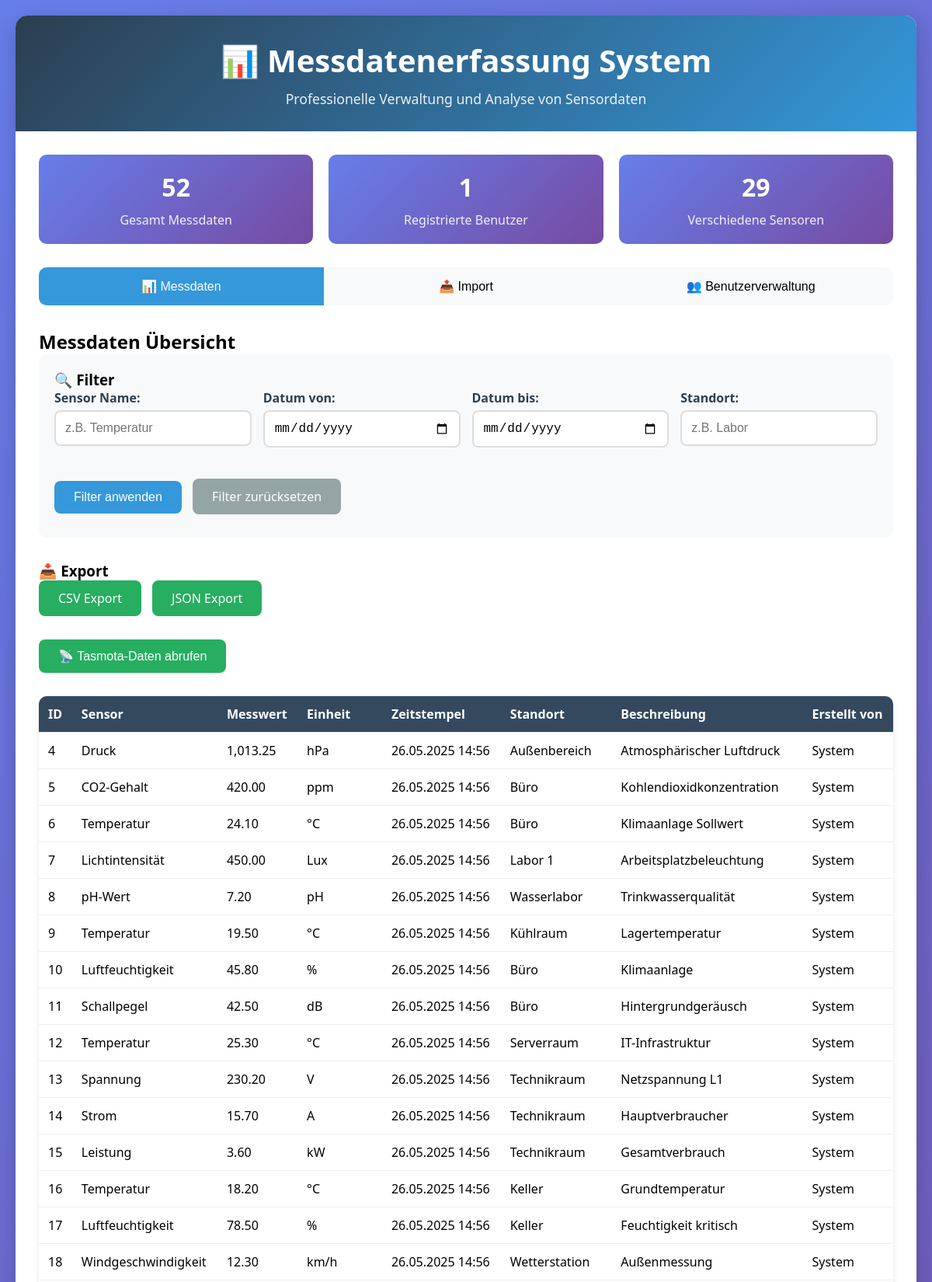
The page / (upper part) on the database its author committed.
### tables this page shows
CREATE TABLE `messdaten` (
  `id` int(11) NOT NULL,
  `sensor_name` varchar(100) NOT NULL,
  `messwert` decimal(10,4) NOT NULL,
  `einheit` varchar(20) NOT NULL,
  `zeitstempel` timestamp NOT NULL DEFAULT current_timestamp(),
  `standort` varchar(100) DEFAULT NULL,
  `beschreibung` text DEFAULT NULL,
  `erstellt_von` varchar(50) DEFAULT NULL
);

### index.php (the view, shortened to what this page needs)
<?php
class Database {
    private $host = 'localhost';
    private $dbname = 'messdaten_db';
    private $username = 'root';
    private $password = '';
    private $pdo;
    public function __construct() {
        try {
            $this->pdo = new PDO(
                "mysql:host={$this->host};dbname={$this->dbname};charset=utf8mb4",
                $this->username,
                $this->password,
                [PDO::ATTR_ERRMODE => PDO::ERRMODE_EXCEPTION]
            );
        } catch (PDOException $e) {
            die("Datenbankverbindung fehlgeschlagen: " . $e->getMessage());
        }
    }
    public function getConnection() {
        return $this->pdo;
    }
    public function setupDatabase() {
        $queries = [
            "CREATE TABLE IF NOT EXISTS users (
                id INT AUTO_INCREMENT PRIMARY KEY,
                username VARCHAR(50) UNIQUE NOT NULL,
                password_hash VARCHAR(255) NOT NULL,
                created_at TIMESTAMP DEFAULT CURRENT_TIMESTAMP
            )",
            "CREATE TABLE IF NOT EXISTS messdaten (
                id INT AUTO_INCREMENT PRIMARY KEY,
                sensor_name VARCHAR(100) NOT NULL,
                messwert DECIMAL(10,4) NOT NULL,
                einheit VARCHAR(20) NOT NULL,
                zeitstempel TIMESTAMP DEFAULT CURRENT_TIMESTAMP,
                standort VARCHAR(100),
                beschreibung TEXT,
                erstellt_von VARCHAR(50),
                INDEX idx_sensor (sensor_name),
                INDEX idx_zeitstempel (zeitstempel)
            )"
        ];
        foreach ($queries as $query) {
            $this->pdo->exec($query);
        }
    }
}
class MessdatenManager {
    private $db;
    public function __construct($database) {
        $this->db = $database->getConnection();
    }
    public function getMessdaten($filters = []) {
        $sql = "SELECT * FROM messdaten WHERE 1=1";
        $params = [];
        $sql .= " ORDER BY zeitstempel DESC";
        $stmt = $this->db->prepare($sql);
        $stmt->execute($params);
        return $stmt->fetchAll(PDO::FETCH_ASSOC);
    }
}
class UserManager {
    private $db;
    public function __construct($database) {
        $this->db = $database->getConnection();
    }
    public function getAllUsers() {
        $stmt = $this->db->prepare("SELECT id, username, created_at FROM users ORDER BY username");
        $stmt->execute();
        return $stmt->fetchAll(PDO::FETCH_ASSOC);
    }
}
$database = new Database();
$database->setupDatabase();
$messdatenManager = new MessdatenManager($database);
$userManager = new UserManager($database);
$filters = [
    'sensor_name' => $_GET['filter_sensor'] ?? '',
    'datum_von' => $_GET['filter_datum_von'] ?? '',
    'datum_bis' => $_GET['filter_datum_bis'] ?? '',
    'standort' => $_GET['filter_standort'] ?? ''
];
$messdaten = $messdatenManager->getMessdaten($filters);
$users = $userManager->getAllUsers();
?>
<!DOCTYPE html>
<html lang="de">
<head>
</head>
<body>
<div class="container">
    <div class="header">
        <h1>📊 Messdatenerfassung System</h1>
        <p>Professionelle Verwaltung und Analyse von Sensordaten</p>
    </div>
    <div class="content">
        <div class="stats">
            <div class="stat-card">
                <div class="stat-number"><?php echo count($messdaten); ?></div>
                <div class="stat-label">Gesamt Messdaten</div>
            </div>
            <div class="stat-card">
                <div class="stat-number"><?php echo count($users); ?></div>
                <div class="stat-label">Registrierte Benutzer</div>
            </div>
            <div class="stat-card">
                <div class="stat-number"><?php echo count(array_unique(array_column($messdaten, 'sensor_name'))); ?></div>
                <div class="stat-label">Verschiedene Sensoren</div>
            </div>
        </div>
        <div class="tabs">
            <button class="tab active" onclick="showTab('messdaten')">📊 Messdaten</button>
            <button class="tab" onclick="showTab('import')">📤 Import</button>
            <button class="tab" onclick="showTab('benutzer')">👥 Benutzerverwaltung</button>
        </div>
        <div id="messdaten" class="tab-content active">
            <h2>Messdaten Übersicht</h2>
            <form method="GET" class="filter-form">
                <h3>🔍 Filter</h3>
                <div class="filter-row">
                    <div class="form-group">
                        <label>Sensor Name:</label>
                        <input type="text" name="filter_sensor" value="<?php echo htmlspecialchars($filters['sensor_name']); ?>" placeholder="z.B. Temperatur">
                    </div>
                    <div class="form-group">
                        <label>Datum von:</label>
                        <input type="date" name="filter_datum_von" value="<?php echo htmlspecialchars($filters['datum_von']); ?>">
                    </div>
                    <div class="form-group">
                        <label>Datum bis:</label>
                        <input type="date" name="filter_datum_bis" value="<?php echo htmlspecialchars($filters['datum_bis']); ?>">
                    </div>
                    <div class="form-group">
                        <label>Standort:</label>
                        <input type="text" name="filter_standort" value="<?php echo htmlspecialchars($filters['standort']); ?>" placeholder="z.B. Labor">
                    </div>
                </div>
                <button type="submit" class="btn">Filter anwenden</button>
                <a href="?" class="btn" style="background: #95a5a6;">Filter zurücksetzen</a>
            </form>
            <div style="margin-bottom: 20px;">
                <h3>📥 Export</h3>
                <a href="?export=csv&<?php echo http_build_query($filters); ?>" class="btn success">CSV Export</a>
                <a href="?export=json&<?php echo http_build_query($filters); ?>" class="btn success">JSON Export</a>
            </div>
            <form method="POST" style="margin-bottom: 20px;">
                <button type="submit" name="fetch_tasmota" class="btn success">📡 Tasmota-Daten abrufen</button>
            </form>
            <div class="table-container">
                <table>
                    <thead>
                    <tr>
                        <th>ID</th>
                        <th>Sensor</th>
                        <th>Messwert</th>
                        <th>Einheit</th>
                        <th>Zeitstempel</th>
                        <th>Standort</th>
                        <th>Beschreibung</th>
                        <th>Erstellt von</th>
                    </tr>
                    </thead>
                    <tbody>
                    <?php if (empty($messdaten)): ?>
                        <tr>
                            <td colspan="<?php echo isset($_SESSION['logged_in']) ? '9' : '8'; ?>" style="text-align: center; padding: 40px; color: #666;">
                                Keine Messdaten gefunden. Laden Sie eine CSV-Datei hoch oder passen Sie die Filter an.
                            </td>
                        </tr>
                    <?php else: ?>
                        <?php foreach ($messdaten as $row): ?>
                            <tr>
                                <td><?= htmlspecialchars($row['id']) ?></td>
                                <td><?= htmlspecialchars($row['sensor_name']) ?></td>
                                <td><?= number_format($row['messwert'], 2) ?></td>
                                <td><?= htmlspecialchars($row['einheit']) ?></td>
                                <td><?= date('d.m.Y H:i', strtotime($row['zeitstempel'])) ?></td>
                                <td><?= htmlspecialchars($row['standort']) ?></td>
                                <td><?= htmlspecialchars($row['beschreibung']) ?></td>
                                <td><?= htmlspecialchars($row['erstellt_von']) ?></td>
                            </tr>
                        <?php endforeach; ?>
                    <?php endif; ?>
                    </tbody>
                </table>
            </div>
        </div>
    </div>
</div>
</body>
</html>

### index.php (style rules this page uses)
* { margin: 0; padding: 0; box-sizing: border-box; }
body { font-family: 'Segoe UI', Tahoma, Geneva, Verdana, sans-serif; background: linear-gradient(135deg, #667eea 0%, #764ba2 100%); min-height: 100vh; padding: 20px; }
.container { max-width: 1200px; margin: 0 auto; background: white; border-radius: 15px; box-shadow: 0 10px 30px rgba(0,0,0,0.2); overflow: hidden; }
.header { background: linear-gradient(135deg, #2c3e50, #3498db); color: white; padding: 30px; text-align: center; }
.header h1 { font-size: 2.5em; margin-bottom: 10px; }
.header p { opacity: 0.9; font-size: 1.1em; }
.content { padding: 30px; }
.tabs { display: flex; background: #f8f9fa; border-radius: 10px; margin-bottom: 30px; overflow: hidden; }
.tab { flex: 1; padding: 15px; text-align: center; background: none; border: none; cursor: pointer; font-size: 16px; transition: all 0.3s; }
.tab.active { background: #3498db; color: white; }
.tab-content { display: none; }
.tab-content.active { display: block; }
.form-group { margin-bottom: 20px; }
.form-group label { display: block; margin-bottom: 5px; font-weight: bold; color: #2c3e50; }
.form-group input, .form-group select { width: 100%; padding: 12px; border: 2px solid #ddd; border-radius: 8px; font-size: 16px; transition: border-color 0.3s; }
.btn { background: #3498db; color: white; padding: 12px 25px; border: none; border-radius: 8px; cursor: pointer; font-size: 16px; transition: all 0.3s; text-decoration: none; display: inline-block; margin-right: 10px; margin-bottom: 10px; }
.btn.success { background: #27ae60; }
.filter-form { background: #f8f9fa; padding: 20px; border-radius: 10px; margin-bottom: 30px; }
.filter-row { display: grid; grid-template-columns: repeat(auto-fit, minmax(200px, 1fr)); gap: 15px; margin-bottom: 20px; }
.table-container { overflow-x: auto; border-radius: 10px; box-shadow: 0 4px 6px rgba(0,0,0,0.1); }
table { width: 100%; border-collapse: collapse; background: white; }
th, td { padding: 12px; text-align: left; border-bottom: 1px solid #eee; }
th { background: #34495e; color: white; font-weight: bold; position: sticky; top: 0; }
.stats { display: grid; grid-template-columns: repeat(auto-fit, minmax(200px, 1fr)); gap: 20px; margin-bottom: 30px; }
.stat-card { background: linear-gradient(135deg, #667eea, #764ba2); color: white; padding: 20px; border-radius: 10px; text-align: center; }
.stat-number { font-size: 2em; font-weight: bold; margin-bottom: 10px; }
.stat-label { opacity: 0.9; }

### rows shown on the page
messdaten: id "4", sensor_name "Druck", messwert "1,013.25", einheit "hPa", zeitstempel "26.05.2025 14:56", standort "Außenbereich", beschreibung "Atmosphärischer Luftdruck", erstellt_von "System"
messdaten: id "5", sensor_name "CO2-Gehalt", messwert "420.00", einheit "ppm", zeitstempel "26.05.2025 14:56", standort "Büro", beschreibung "Kohlendioxidkonzentration", erstellt_von "System"
messdaten: id "6", sensor_name "Temperatur", messwert "24.10", einheit "°C", zeitstempel "26.05.2025 14:56", standort "Büro", beschreibung "Klimaanlage Sollwert", erstellt_von "System"
messdaten: id "7", sensor_name "Lichtintensität", messwert "450.00", einheit "Lux", zeitstempel "26.05.2025 14:56", standort "Labor 1", beschreibung "Arbeitsplatzbeleuchtung", erstellt_von "System"
messdaten: id "8", sensor_name "pH-Wert", messwert "7.20", einheit "pH", zeitstempel "26.05.2025 14:56", standort "Wasserlabor", beschreibung "Trinkwasserqualität", erstellt_von "System"
messdaten: id "9", sensor_name "Temperatur", messwert "19.50", einheit "°C", zeitstempel "26.05.2025 14:56", standort "Kühlraum", beschreibung "Lagertemperatur", erstellt_von "System"
messdaten: id "10", sensor_name "Luftfeuchtigkeit", messwert "45.80", einheit "%", zeitstempel "26.05.2025 14:56", standort "Büro", beschreibung "Klimaanlage", erstellt_von "System"
messdaten: id "11", sensor_name "Schallpegel", messwert "42.50", einheit "dB", zeitstempel "26.05.2025 14:56", standort "Büro", beschreibung "Hintergrundgeräusch", erstellt_von "System"
messdaten: id "12", sensor_name "Temperatur", messwert "25.30", einheit "°C", zeitstempel "26.05.2025 14:56", standort "Serverraum", beschreibung "IT-Infrastruktur", erstellt_von "System"
messdaten: id "13", sensor_name "Spannung", messwert "230.20", einheit "V", zeitstempel "26.05.2025 14:56", standort "Technikraum", beschreibung "Netzspannung L1", erstellt_von "System"
messdaten: id "14", sensor_name "Strom", messwert "15.70", einheit "A", zeitstempel "26.05.2025 14:56", standort "Technikraum", beschreibung "Hauptverbraucher", erstellt_von "System"
messdaten: id "15", sensor_name "Leistung", messwert "3.60", einheit "kW", zeitstempel "26.05.2025 14:56", standort "Technikraum", beschreibung "Gesamtverbrauch", erstellt_von "System"
messdaten: id "16", sensor_name "Temperatur", messwert "18.20", einheit "°C", zeitstempel "26.05.2025 14:56", standort "Keller", beschreibung "Grundtemperatur", erstellt_von "System"
messdaten: id "17", sensor_name "Luftfeuchtigkeit", messwert "78.50", einheit "%", zeitstempel "26.05.2025 14:56", standort "Keller", beschreibung "Feuchtigkeit kritisch", erstellt_von "System"
messdaten: id "18", sensor_name "Windgeschwindigkeit", messwert "12.30", einheit "km/h", zeitstempel "26.05.2025 14:56", standort "Wetterstation", beschreibung "Außenmessung", erstellt_von "System"

### other values the page prints
count($messdaten) "52"
count($users) "1"
count(array_unique(array_column($messdaten, 'sensor_name'))) "29"
